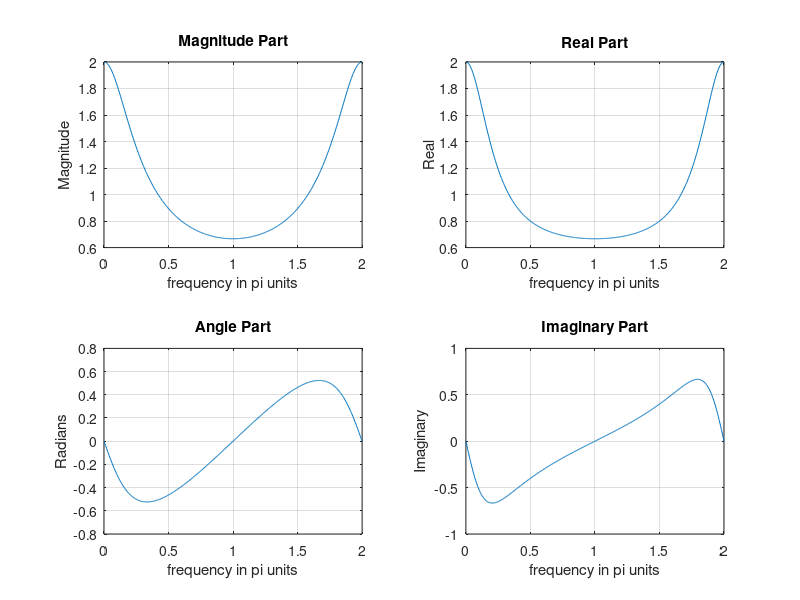

Here is the MATLAB script that generated this plot:
% Example 6

w = [0:1:500]*2*pi/500;  % [0, pi] axis divided into 501 points.
X = exp(j*w) ./ (exp(j*w) - 0.5*ones(1,501));
magX = abs(X); angX = angle(X);
realX = real(X); imagX = imag(X);
subplot(2,2,1); plot(w/pi,magX); grid
xlabel('frequency in pi units'); title('Magnitude Part'); ylabel('Magnitude')
subplot(2,2,3); plot(w/pi,angX); grid
xlabel('frequency in pi units'); title('Angle Part'); ylabel('Radians')
subplot(2,2,2); plot(w/pi,realX); grid
xlabel('frequency in pi units'); title('Real Part'); ylabel('Real')
subplot(2,2,4); plot(w/pi,imagX); grid
xlabel('frequency in pi units'); title('Imaginary Part'); ylabel('Imaginary')
